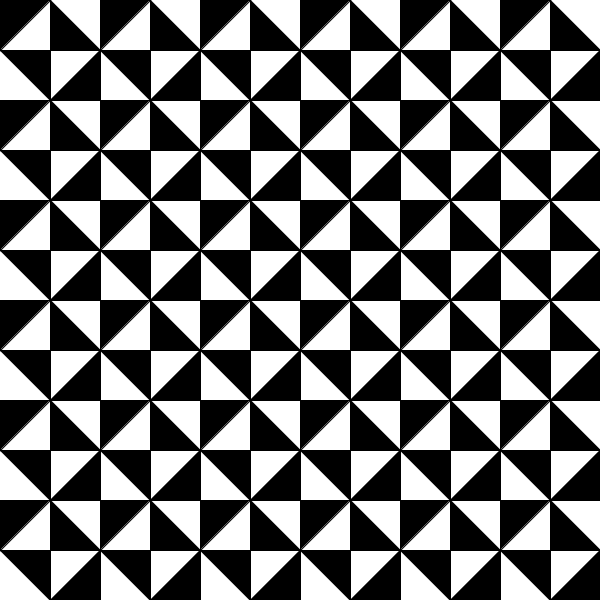
Frame 1 (no input)
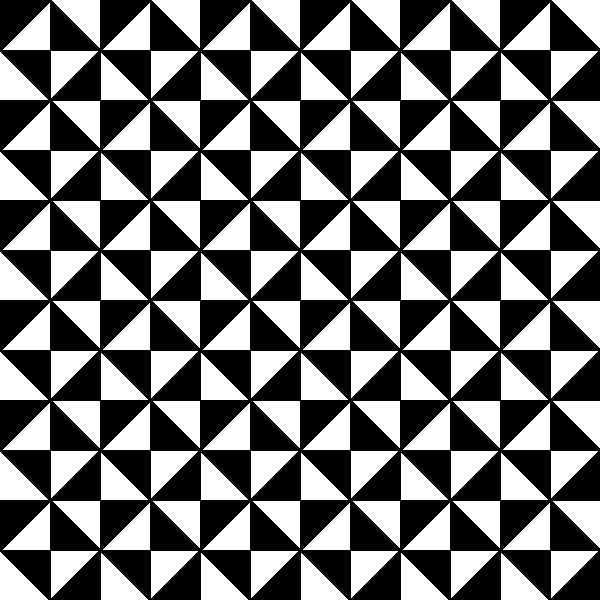
Frame 60 (the mouse pressed at the canvas centre just before this capture)
Frame 120 (the mouse held since frame 60 and released just before this capture): identical to frame 60, image omitted

The Processing sketch that drew these frames (run headless with seeded random() and noise(); from frame 60 on, the mouse is pressed at the canvas centre):

// Processing sketch: sketch_10PrintPattern
// ── sketch_10PrintPattern.pde
void setup(){
  size(600,600);
  background(255);
  fill(0);
}

void draw(){
  for(int i=0;i<height;i+=50){
    for(int j=0;j<width;j+=50){
      if(i%100==0){
        if(j%100==0) triangle(i,j,i,j+50,i+50,j);
        else triangle(i,j,i+50,j,i+50,j+50);
      }
      else{
        if(j%100==0) triangle(i,j,i,j+50,i+50,j+50);
        else triangle(i,j+50,i+50,j+50,i+50,j);
      }
    }
  }
}
